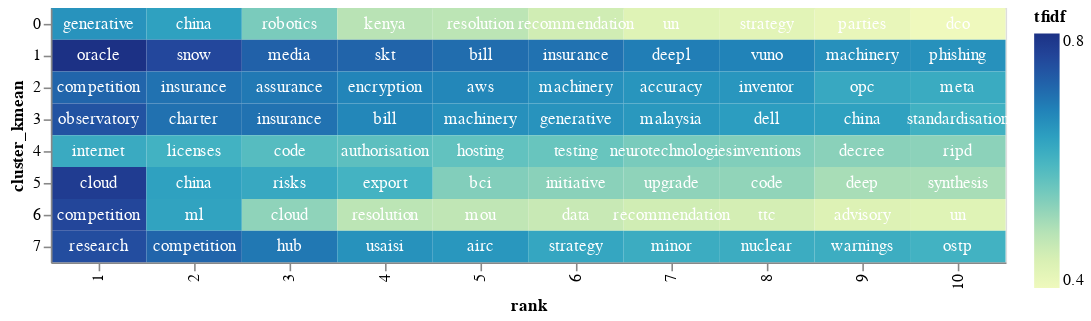

Source (notebook cell):
### Code cell
### VISUALIZING TF-IDF HEATMAP
#[based on https://github.com/rskrisel/tf-idf/blob/main/README.md]

# Adding a little randomness to break ties in term ranking
top_tfidf_plusRand = top_tfidf.copy()
top_tfidf_plusRand['tfidf'] = top_tfidf_plusRand['tfidf'] + np.random.rand(top_tfidf.shape[0])*0.0001

# Base for all visualizations, with rank calculation
base = alt.Chart(top_tfidf_plusRand).encode(
    x = 'rank:O',
    y = 'cluster_kmean:N'
).transform_window(
    rank = "rank()",
    sort = [alt.SortField("tfidf", order="descending")],
    groupby = ["cluster_kmean"],
)

# Heatmap specification
heatmap = base.mark_rect().encode(
    color = 'tfidf:Q'
)

# Text labels, white for darker heatmap colors
text = base.mark_text(baseline='middle').encode(
    text = 'term:N',
    color = alt.condition(alt.datum.tfidf >= 0.23, alt.value('white'), alt.value('black'))
)

# Display the three superimposed visualizations
(heatmap + text).properties(width = 600)

### Figure 1 — Vega-Lite specification as saved in the notebook (floating-point values rounded to 4 significant figures)
{"config": {"view": {"continuousWidth": 300, "continuousHeight": 300}}, "layer": [{"mark": {"type": "rect"}, "encoding": {"color": {"field": "tfidf", "type": "quantitative"}, "x": {"field": "rank", "type": "ordinal"}, "y": {"field": "cluster_kmean", "type": "nominal"}}, "transform": [{"window": [{"op": "rank", "field": "", "as": "rank"}], "groupby": ["cluster_kmean"], "sort": [{"field": "tfidf", "order": "descending"}]}]}, {"mark": {"type": "text", "baseline": "middle"}, "encoding": {"color": {"condition": {"test": "(datum.tfidf >= 0.23)", "value": "white"}, "value": "black"}, "text": {"field": "term", "type": "nominal"}, "x": {"field": "rank", "type": "ordinal"}, "y": {"field": "cluster_kmean", "type": "nominal"}}, "transform": [{"window": [{"op": "rank", "field": "", "as": "rank"}], "groupby": ["cluster_kmean"], "sort": [{"field": "tfidf", "order": "descending"}]}]}], "data": {"name": "data-d2b149449f93e132d96e96dc7392ef7e"}, "width": 600, "$schema": "https://vega.github.io/schema/vega-lite/v5.20.1.json", "datasets": {"data-d2b149449f93e132d96e96dc7392ef7e": [{"Policy Change ID": 8508, "term": "generative", "tfidf": 0.6181, "cluster_kmean": 0.0}, {"Policy Change ID": 9265, "term": "china", "tfidf": 0.5979, "cluster_kmean": 0.0}, {"Policy Change ID": 7841, "term": "robotics", "tfidf": 0.5139, "cluster_kmean": 0.0}, {"Policy Change ID": 9778, "term": "kenya", "tfidf": 0.4583, "cluster_kmean": 0.0}, {"Policy Change ID": 9112, "term": "resolution", "tfidf": 0.4554, "cluster_kmean": 0.0}, {"Policy Change ID": 1625, "term": "recommendation", "tfidf": 0.4307, "cluster_kmean": 0.0}, {"Policy Change ID": 11063, "term": "un", "tfidf": 0.4099, "cluster_kmean": 0.0}, {"Policy Change ID": 10033, "term": "strategy", "tfidf": 0.4038, "cluster_kmean": 0.0}, {"Policy Change ID": 7516, "term": "parties", "tfidf": 0.3936, "cluster_kmean": 0.0}, {"Policy Change ID": 8508, "term": "dco", "tfidf": 0.3805, "cluster_kmean": 0.0}, {"Policy Change ID": 6286, "term": "oracle", "tfidf": 0.7512, "cluster_kmean": 1.0}, {"Policy Change ID": 10060, "term": "snow", "tfidf": 0.7146, "cluster_kmean": 1.0}, {"Policy Change ID": 9679, "term": "media", "tfidf": 0.6797, "cluster_kmean": 1.0}, {"Policy Change ID": 10059, "term": "skt", "tfidf": 0.6763, "cluster_kmean": 1.0}, {"Policy Change ID": 7689, "term": "bill", "tfidf": 0.6655, "cluster_kmean": 1.0}, {"Policy Change ID": 1463, "term": "insurance", "tfidf": 0.6589, "cluster_kmean": 1.0}, {"Policy Change ID": 10061, "term": "deepl", "tfidf": 0.6442, "cluster_kmean": 1.0}, {"Policy Change ID": 10062, "term": "vuno", "tfidf": 0.639, "cluster_kmean": 1.0}, {"Policy Change ID": 4185, "term": "machinery", "tfidf": 0.6211, "cluster_kmean": 1.0}, {"Policy Change ID": 10291, "term": "phishing", "tfidf": 0.6203, "cluster_kmean": 1.0}, {"Policy Change ID": 11242, "term": "competition", "tfidf": 0.6747, "cluster_kmean": 2.0}, {"Policy Change ID": 1463, "term": "insurance", "tfidf": 0.6589, "cluster_kmean": 2.0}, {"Policy Change ID": 1490, "term": "assurance", "tfidf": 0.6508, "cluster_kmean": 2.0}, {"Policy Change ID": 8344, "term": "encryption", "tfidf": 0.6359, "cluster_kmean": 2.0}, {"Policy Change ID": 5094, "term": "aws", "tfidf": 0.6332, "cluster_kmean": 2.0}, {"Policy Change ID": 4185, "term": "machinery", "tfidf": 0.621, "cluster_kmean": 2.0}, {"Policy Change ID": 9326, "term": "accuracy", "tfidf": 0.6152, "cluster_kmean": 2.0}, {"Policy Change ID": 10218, "term": "inventor", "tfidf": 0.6136, "cluster_kmean": 2.0}, {"Policy Change ID": 11374, "term": "opc", "tfidf": 0.5853, "cluster_kmean": 2.0}, {"Policy Change ID": 10041, "term": "meta", "tfidf": 0.5815, "cluster_kmean": 2.0}, {"Policy Change ID": 10522, "term": "observatory", "tfidf": 0.6979, "cluster_kmean": 3.0}, {"Policy Change ID": 10617, "term": "charter", "tfidf": 0.6606, "cluster_kmean": 3.0}, {"Policy Change ID": 1463, "term": "insurance", "tfidf": 0.6589, "cluster_kmean": 3.0}, {"Policy Change ID": 6635, "term": "bill", "tfidf": 0.6338, "cluster_kmean": 3.0}, {"Policy Change ID": 4185, "term": "machinery", "tfidf": 0.621, "cluster_kmean": 3.0}, {"Policy Change ID": 8508, "term": "generative", "tfidf": 0.6181, "cluster_kmean": 3.0}, {"Policy Change ID": 11088, "term": "malaysia", "tfidf": 0.6113, "cluster_kmean": 3.0}, {"Policy Change ID": 11458, "term": "dell", "tfidf": 0.6037, "cluster_kmean": 3.0}, {"Policy Change ID": 9265, "term": "china", "tfidf": 0.5979, "cluster_kmean": 3.0}, {"Policy Change ID": 5031, "term": "standardisation", "tfidf": 0.5711, "cluster_kmean": 3.0}, {"Policy Change ID": 7062, "term": "internet", "tfidf": 0.582, "cluster_kmean": 4.0}, {"Policy Change ID": 4787, "term": "licenses", "tfidf": 0.5699, "cluster_kmean": 4.0}, {"Policy Change ID": 10502, "term": "code", "tfidf": 0.5484, "cluster_kmean": 4.0}, {"Policy Change ID": 9198, "term": "authorisation", "tfidf": 0.5414, "cluster_kmean": 4.0}, {"Policy Change ID": 8911, "term": "hosting", "tfidf": 0.5361, "cluster_kmean": 4.0}, {"Policy Change ID": 10209, "term": "testing", "tfidf": 0.5295, "cluster_kmean": 4.0}, {"Policy Change ID": 10500, "term": "neurotechnologies", "tfidf": 0.5148, "cluster_kmean": 4.0}, {"Policy Change ID": 8838, "term": "inventions", "tfidf": 0.5076, "cluster_kmean": 4.0}, {"Policy Change ID": 9205, "term": "decree", "tfidf": 0.4999, "cluster_kmean": 4.0}, {"Policy Change ID": 5643, "term": "ripd", "tfidf": 0.4989, "cluster_kmean": 4.0}, {"Policy Change ID": 8181, "term": "cloud", "tfidf": 0.7324, "cluster_kmean": 5.0}, {"Policy Change ID": 9265, "term": "china", "tfidf": 0.5978, "cluster_kmean": 5.0}, {"Policy Change ID": 10871, "term": "risks", "tfidf": 0.5858, "cluster_kmean": 5.0}, {"Policy Change ID": 5289, "term": "export", "tfidf": 0.5676, "cluster_kmean": 5.0}, {"Policy Change ID": 10256, "term": "bci", "tfidf": 0.5076, "cluster_kmean": 5.0}, {"Policy Change ID": 7402, "term": "initiative", "tfidf": 0.5004, "cluster_kmean": 5.0}, {"Policy Change ID": 11335, "term": "upgrade", "tfidf": 0.4964, "cluster_kmean": 5.0}, {"Policy Change ID": 1917, "term": "code", "tfidf": 0.4941, "cluster_kmean": 5.0}, {"Policy Change ID": 1730, "term": "deep", "tfidf": 0.4735, "cluster_kmean": 5.0}, {"Policy Change ID": 1730, "term": "synthesis", "tfidf": 0.4735, "cluster_kmean": 5.0}, {"Policy Change ID": 9444, "term": "competition", "tfidf": 0.7166, "cluster_kmean": 6.0}, {"Policy Change ID": 2076, "term": "ml", "tfidf": 0.5948, "cluster_kmean": 6.0}, {"Policy Change ID": 300, "term": "cloud", "tfidf": 0.4956, "cluster_kmean": 6.0}, {"Policy Change ID": 9112, "term": "resolution", "tfidf": 0.4554, "cluster_kmean": 6.0}, {"Policy Change ID": 5568, "term": "mou", "tfidf": 0.4511, "cluster_kmean": 6.0}, {"Policy Change ID": 4069, "term": "data", "tfidf": 0.4412, "cluster_kmean": 6.0}, {"Policy Change ID": 1625, "term": "recommendation", "tfidf": 0.4308, "cluster_kmean": 6.0}, {"Policy Change ID": 4521, "term": "ttc", "tfidf": 0.4267, "cluster_kmean": 6.0}, {"Policy Change ID": 8054, "term": "advisory", "tfidf": 0.4147, "cluster_kmean": 6.0}, {"Policy Change ID": 11063, "term": "un", "tfidf": 0.41, "cluster_kmean": 6.0}, {"Policy Change ID": 11106, "term": "research", "tfidf": 0.7056, "cluster_kmean": 7.0}, {"Policy Change ID": 11242, "term": "competition", "tfidf": 0.6746, "cluster_kmean": 7.0}, {"Policy Change ID": 8140, "term": "hub", "tfidf": 0.652, "cluster_kmean": 7.0}, {"Policy Change ID": 7529, "term": "usaisi", "tfidf": 0.6192, "cluster_kmean": 7.0}, {"Policy Change ID": 5602, "term": "airc", "tfidf": 0.6126, "cluster_kmean": 7.0}, {"Policy Change ID": 5905, "term": "strategy", "tfidf": 0.5896, "cluster_kmean": 7.0}, {"Policy Change ID": 5964, "term": "minor", "tfidf": 0.5797, "cluster_kmean": 7.0}, {"Policy Change ID": 372, "term": "nuclear", "tfidf": 0.5794, "cluster_kmean": 7.0}, {"Policy Change ID": 9964, "term": "warnings", "tfidf": 0.5779, "cluster_kmean": 7.0}, {"Policy Change ID": 5549, "term": "ostp", "tfidf": 0.5696, "cluster_kmean": 7.0}]}}
